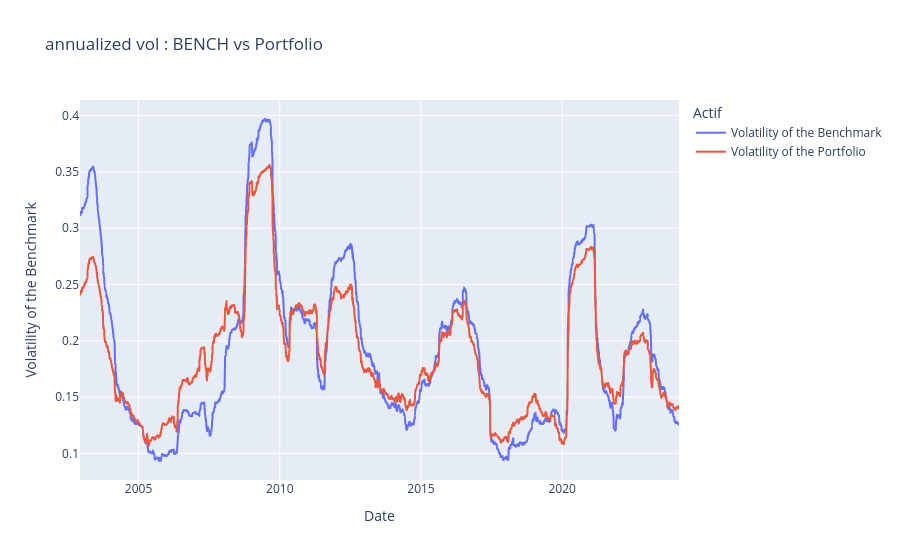

The cell this chart's notebook holds for it:
### Code cell
import pandas as pd
import numpy as np
import plotly.express as px

df2 = final[["Date", "BENCH", "Money"]].copy()
df2["Portfolio"] = df2["Money"]
df2.drop(columns="Money", inplace=True)
df2["Date"] = pd.to_datetime(df2["Date"], dayfirst=True)
df2.set_index("Date", inplace=True)

daily_returns = df2.pct_change()
daily_returns.dropna(inplace=True)

daily_returns["Volatility of the Benchmark"] = daily_returns['BENCH'].rolling(window=252).std() * np.sqrt(252)
daily_returns["Volatility of the Portfolio"] = daily_returns['Portfolio'].rolling(window=252).std() * np.sqrt(252)
data_to_plot = daily_returns.dropna()


fig = px.line(data_to_plot,
              x=data_to_plot.index,
              y=["Volatility of the Benchmark", "Volatility of the Portfolio"],
              labels={"value": "Volatility of the Benchmark", "variable": "Actif", "Date": "Date"},
              title="annualized vol : BENCH vs Portfolio")

fig.show()

### Figure 1 — Plotly figure (JSON) as saved in the notebook; plotly's stock layout.template omitted (floating-point values rounded to 4 significant figures; data arrays with more than 128 entries replaced by an {"elided": "..."} marker saying what was removed)
{"data": [{"hovertemplate": "Actif=Volatility of the Benchmark<br>Date=%{x}<br>Volatility of the Benchmark=%{y}<extra></extra>", "legendgroup": "Volatility of the Benchmark", "line": {"color": "#636efa", "dash": "solid"}, "marker": {"symbol": "circle"}, "mode": "lines", "name": "Volatility of the Benchmark", "showlegend": true, "x": {"elided": "5532 str values"}, "xaxis": "x", "y": {"elided": "5532 float values"}, "yaxis": "y", "type": "scattergl"}, {"hovertemplate": "Actif=Volatility of the Portfolio<br>Date=%{x}<br>Volatility of the Benchmark=%{y}<extra></extra>", "legendgroup": "Volatility of the Portfolio", "line": {"color": "#EF553B", "dash": "solid"}, "marker": {"symbol": "circle"}, "mode": "lines", "name": "Volatility of the Portfolio", "showlegend": true, "x": {"elided": "5532 str values"}, "xaxis": "x", "y": {"elided": "5532 float values"}, "yaxis": "y", "type": "scattergl"}], "layout": {"xaxis": {"anchor": "y", "domain": [0.0, 1.0], "title": {"text": "Date"}}, "yaxis": {"anchor": "x", "domain": [0.0, 1.0], "title": {"text": "Volatility of the Benchmark"}}, "legend": {"title": {"text": "Actif"}, "tracegroupgap": 0}, "title": {"text": "annualized vol : BENCH vs Portfolio"}}}
